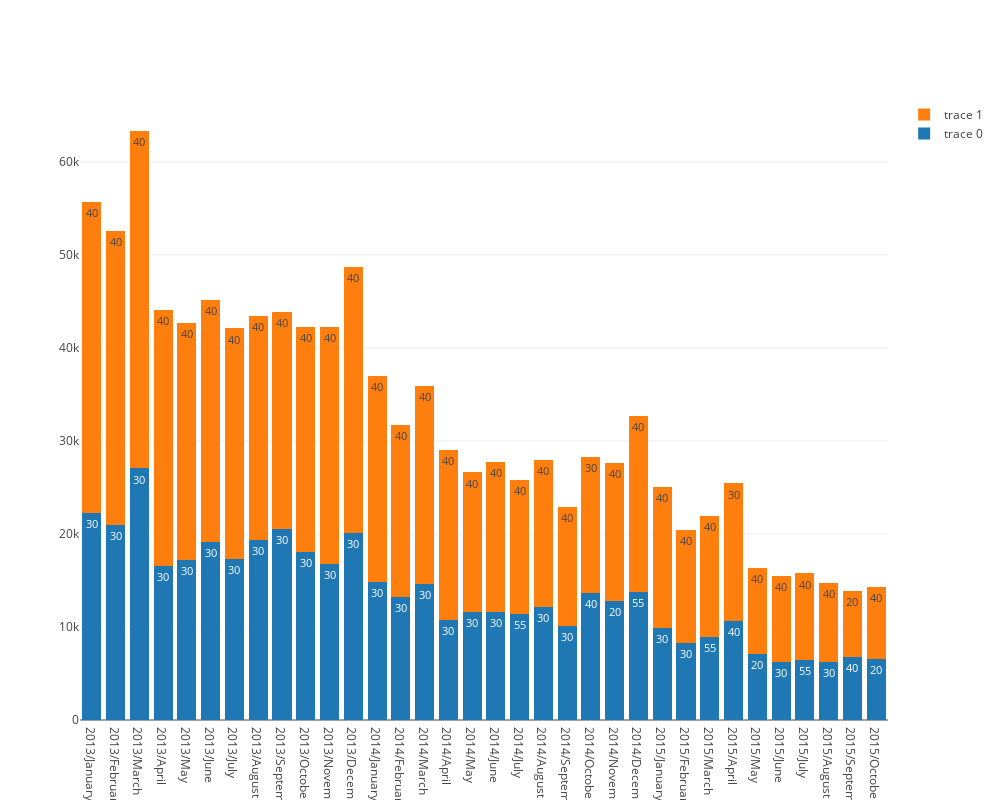

Write notebook code for a chart like this one.
### Code cell
df = train_clean.pivot_table(index=['item_category_id'],
                       columns=['date_block_num'], values=['item_cnt_day'], aggfunc='sum', fill_value=0)

df.columns = df.columns.droplevel(0)

months = train_clean['date_block_num'].nunique()

for month in range(months):
    
    if month == 0:
        aux = df[[month]].reset_index()
        
        norm_sum = aux[month].sum() / 100
        
        aux = aux.nlargest(n=n_max, columns=[month]).sort_values(by=month, ascending=True)
        aux.index = pd.RangeIndex(len(aux.index))
        
        df_n = aux.nlargest(n=n_max, columns=[month]).sort_values(by=month, ascending=True)

        df_n[str(month)+'_%'] = df_n.loc[:, month] / norm_sum
       
    else:
        aux = df[[month]].reset_index()
        
        norm_sum = aux[month].sum() / 100
        
        aux = aux.nlargest(n=n_max, columns=[month]).sort_values(by=month, ascending=True)
        aux.index = pd.RangeIndex(len(aux.index))
        
        df_n[['item_category_id_'+str(month), month]] = aux.nlargest(n=n_max, columns=[month]).sort_values(by=month, ascending=True) 
        
        df_n[str(month)+'_%'] = df_n.loc[:, month] / norm_sum     
        
data = df_n.values.reshape((n_max, months, 3))

a = pd.date_range(start='1/2013', periods=months, freq='M')

date = [ str(a.year[month]) + '/' + str(a.month_name()[month]) for month in range(months)]

trace = [ 
            go.Bar(
            x=date,
            y=data[i, :, 1],
            text=data[i, :, 0],
            textposition = 'auto',        
            )
        for i in range(n_max)]

layout = go.Layout(
                    barmode='stack',
                    width=1000,
                    height=800,
         )

fig = go.Figure(data=trace, layout=layout)

iplot(fig, filename='stacked-bar')

### Figure 1 — Plotly figure (JSON) as saved in the notebook; plotly's stock layout.template omitted (floating-point values rounded to 4 significant figures)
{"data": [{"text": [30, 30, 30, 30, 30, 30, 30, 30, 30, 30, 30, 30, 30, 30, 30, 30, 30, 30, 55, 30, 30, 40, 20, 55, 30, 30, 55, 40, 20, 30, 55, 30, 40, 20], "textposition": "auto", "type": "bar", "uid": "ee0e611b-3da6-476c-85c3-1846f003c03d", "x": ["2013/January", "2013/February", "2013/March", "2013/April", "2013/May", "2013/June", "2013/July", "2013/August", "2013/September", "2013/October", "2013/November", "2013/December", "2014/January", "2014/February", "2014/March", "2014/April", "2014/May", "2014/June", "2014/July", "2014/August", "2014/September", "2014/October", "2014/November", "2014/December", "2015/January", "2015/February", "2015/March", "2015/April", "2015/May", "2015/June", "2015/July", "2015/August", "2015/September", "2015/October"], "y": [22216, 20966, 27045, 16548, 17223, 19146, 17285, 19340, 20513, 18049, 16794, 20088, 14883, 13204, 14632, 10755, 11604, 11645, 11371, 12142, 10130, 13639, 12834, 13786, 9912, 8288, 8881, 10683, 7130, 6202, 6474, 6222, 6779, 6596]}, {"text": [40, 40, 40, 40, 40, 40, 40, 40, 40, 40, 40, 40, 40, 40, 40, 40, 40, 40, 40, 40, 40, 30, 40, 40, 40, 40, 40, 30, 40, 40, 40, 40, 20, 40], "textposition": "auto", "type": "bar", "uid": "ab06ae52-898f-45ed-9445-1a32721b569a", "x": ["2013/January", "2013/February", "2013/March", "2013/April", "2013/May", "2013/June", "2013/July", "2013/August", "2013/September", "2013/October", "2013/November", "2013/December", "2014/January", "2014/February", "2014/March", "2014/April", "2014/May", "2014/June", "2014/July", "2014/August", "2014/September", "2014/October", "2014/November", "2014/December", "2015/January", "2015/February", "2015/March", "2015/April", "2015/May", "2015/June", "2015/July", "2015/August", "2015/September", "2015/October"], "y": [33489, 31649, 36277, 27525, 25470, 25992, 24806, 24130, 23348, 24173, 25433, 28598, 22065, 18467, 21266, 18320, 15005, 16064, 14452, 15821, 12748, 14655, 14815, 18876, 15109, 12100, 13084, 14751, 9208, 9304, 9283, 8513, 7107, 7680]}], "layout": {"barmode": "stack", "height": 800, "width": 1000}}
